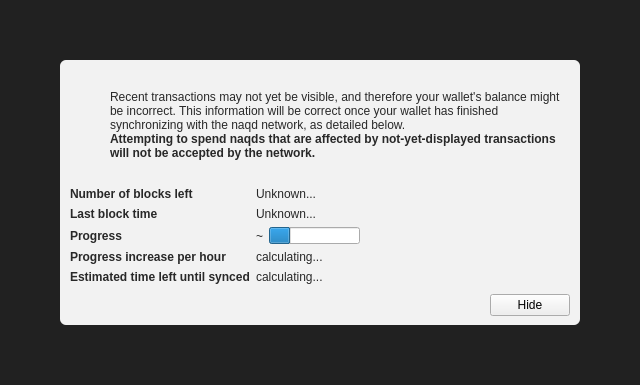
<?xml version="1.0" encoding="UTF-8"?>
<ui version="4.0">
 <class>ModalOverlay</class>
 <widget class="ModalOverlay" name="ModalOverlay">
  <property name="geometry">
   <rect>
    <x>0</x>
    <y>0</y>
    <width>640</width>
    <height>385</height>
   </rect>
  </property>
  <property name="windowTitle">
   <string>Form</string>
  </property>
  <layout class="QVBoxLayout" name="verticalLayout" stretch="0">
   <property name="sizeConstraint">
    <enum>QLayout::SetDefaultConstraint</enum>
   </property>
   <property name="leftMargin">
    <number>0</number>
   </property>
   <property name="topMargin">
    <number>0</number>
   </property>
   <property name="rightMargin">
    <number>0</number>
   </property>
   <property name="bottomMargin">
    <number>0</number>
   </property>
   <item>
    <widget class="QWidget" name="bgWidget" native="true">
     <property name="styleSheet">
      <string notr="true">#bgWidget { background: rgba(0,0,0,220); }</string>
     </property>
     <layout class="QVBoxLayout" name="verticalLayoutMain" stretch="1">
      <property name="leftMargin">
       <number>60</number>
      </property>
      <property name="topMargin">
       <number>60</number>
      </property>
      <property name="rightMargin">
       <number>60</number>
      </property>
      <property name="bottomMargin">
       <number>60</number>
      </property>
      <item>
       <widget class="QWidget" name="contentWidget" native="true">
        <property name="styleSheet">
         <string notr="true">#contentWidget { background: rgba(255,255,255,240); border-radius: 6px; }

QLabel { color: rgb(40,40,40);  }</string>
        </property>
        <layout class="QVBoxLayout" name="verticalLayoutSub" stretch="1,0,0,0">
         <property name="spacing">
          <number>0</number>
         </property>
         <property name="leftMargin">
          <number>10</number>
         </property>
         <property name="topMargin">
          <number>10</number>
         </property>
         <property name="rightMargin">
          <number>10</number>
         </property>
         <property name="bottomMargin">
          <number>10</number>
         </property>
         <item>
          <layout class="QHBoxLayout" name="horizontalLayoutIconText" stretch="0,1">
           <property name="topMargin">
            <number>20</number>
           </property>
           <item>
            <layout class="QVBoxLayout" name="verticalLayoutIcon">
             <property name="leftMargin">
              <number>0</number>
             </property>
             <item>
              <widget class="QPushButton" name="warningIcon">
               <property name="enabled">
                <bool>false</bool>
               </property>
               <property name="text">
                <string/>
               </property>
               <property name="icon">
                <iconset>
                 <normaloff>:/icons/warning</normaloff>
                 <disabledoff>:/icons/warning</disabledoff>:/icons/warning</iconset>
               </property>
               <property name="iconSize">
                <size>
                 <width>48</width>
                 <height>48</height>
                </size>
               </property>
               <property name="flat">
                <bool>true</bool>
               </property>
              </widget>
             </item>
             <item>
              <spacer name="verticalSpacerWarningIcon">
               <property name="orientation">
                <enum>Qt::Vertical</enum>
               </property>
               <property name="sizeHint" stdset="0">
                <size>
                 <width>20</width>
                 <height>40</height>
                </size>
               </property>
              </spacer>
             </item>
            </layout>
           </item>
           <item>
            <layout class="QVBoxLayout" name="verticalLayoutInfoText">
             <property name="leftMargin">
              <number>0</number>
             </property>
             <property name="topMargin">
              <number>0</number>
             </property>
             <item>
              <widget class="QLabel" name="infoText">
               <property name="text">
                <string>Recent transactions may not yet be visible, and therefore your wallet's balance might be incorrect. This information will be correct once your wallet has finished synchronizing with the naqd network, as detailed below.</string>
               </property>
               <property name="textFormat">
                <enum>Qt::RichText</enum>
               </property>
               <property name="wordWrap">
                <bool>true</bool>
               </property>
              </widget>
             </item>
             <item>
              <widget class="QLabel" name="infoTextStrong">
               <property name="font">
                <font>
                 <weight>75</weight>
                 <bold>true</bold>
                </font>
               </property>
               <property name="text">
                <string>Attempting to spend naqds that are affected by not-yet-displayed transactions will not be accepted by the network.</string>
               </property>
               <property name="textFormat">
                <enum>Qt::RichText</enum>
               </property>
               <property name="wordWrap">
                <bool>true</bool>
               </property>
              </widget>
             </item>
             <item>
              <spacer name="verticalSpacerInTextSpace">
               <property name="orientation">
                <enum>Qt::Vertical</enum>
               </property>
               <property name="sizeHint" stdset="0">
                <size>
                 <width>20</width>
                 <height>40</height>
                </size>
               </property>
              </spacer>
             </item>
            </layout>
           </item>
          </layout>
         </item>
         <item>
          <spacer name="verticalSpacerAfterText">
           <property name="orientation">
            <enum>Qt::Vertical</enum>
           </property>
           <property name="sizeHint" stdset="0">
            <size>
             <width>20</width>
             <height>40</height>
            </size>
           </property>
          </spacer>
         </item>
         <item>
          <layout class="QFormLayout" name="formLayout">
           <property name="fieldGrowthPolicy">
            <enum>QFormLayout::FieldsStayAtSizeHint</enum>
           </property>
           <property name="horizontalSpacing">
            <number>6</number>
           </property>
           <property name="verticalSpacing">
            <number>6</number>
           </property>
           <property name="topMargin">
            <number>10</number>
           </property>
           <item row="0" column="0">
            <widget class="QLabel" name="labelNumberOfBlocksLeft">
             <property name="font">
              <font>
               <weight>75</weight>
               <bold>true</bold>
              </font>
             </property>
             <property name="text">
              <string>Number of blocks left</string>
             </property>
            </widget>
           </item>
           <item row="0" column="1">
            <widget class="QLabel" name="numberOfBlocksLeft">
             <property name="text">
              <string>Unknown...</string>
             </property>
            </widget>
           </item>
           <item row="1" column="0">
            <widget class="QLabel" name="labelLastBlockTime">
             <property name="font">
              <font>
               <weight>75</weight>
               <bold>true</bold>
              </font>
             </property>
             <property name="text">
              <string>Last block time</string>
             </property>
            </widget>
           </item>
           <item row="1" column="1">
            <widget class="QLabel" name="newestBlockDate">
             <property name="sizePolicy">
              <sizepolicy hsizetype="Maximum" vsizetype="Preferred">
               <horstretch>0</horstretch>
               <verstretch>0</verstretch>
              </sizepolicy>
             </property>
             <property name="text">
              <string>Unknown...</string>
             </property>
            </widget>
           </item>
           <item row="2" column="0">
            <widget class="QLabel" name="labelSyncDone">
             <property name="font">
              <font>
               <weight>75</weight>
               <bold>true</bold>
              </font>
             </property>
             <property name="text">
              <string>Progress</string>
             </property>
            </widget>
           </item>
           <item row="2" column="1">
            <layout class="QHBoxLayout" name="horizontalLayoutSync" stretch="0,1">
             <item>
              <widget class="QLabel" name="percentageProgress">
               <property name="text">
                <string notr="true">~</string>
               </property>
              </widget>
             </item>
             <item>
              <widget class="QProgressBar" name="progressBar">
               <property name="value">
                <number>24</number>
               </property>
               <property name="format">
                <string/>
               </property>
              </widget>
             </item>
            </layout>
           </item>
           <item row="4" column="0">
            <widget class="QLabel" name="labelProgressIncrease">
             <property name="font">
              <font>
               <weight>75</weight>
               <bold>true</bold>
              </font>
             </property>
             <property name="text">
              <string>Progress increase per hour</string>
             </property>
            </widget>
           </item>
           <item row="4" column="1">
            <widget class="QLabel" name="progressIncreasePerH">
             <property name="text">
              <string>calculating...</string>
             </property>
            </widget>
           </item>
           <item row="5" column="0">
            <widget class="QLabel" name="labelEstimatedTimeLeft">
             <property name="font">
              <font>
               <weight>75</weight>
               <bold>true</bold>
              </font>
             </property>
             <property name="text">
              <string>Estimated time left until synced</string>
             </property>
            </widget>
           </item>
           <item row="5" column="1">
            <widget class="QLabel" name="expectedTimeLeft">
             <property name="text">
              <string>calculating...</string>
             </property>
            </widget>
           </item>
          </layout>
         </item>
         <item>
          <layout class="QHBoxLayout" name="horizontalLayoutButtons">
           <property name="leftMargin">
            <number>10</number>
           </property>
           <property name="topMargin">
            <number>10</number>
           </property>
           <item>
            <spacer name="horizontalSpacer">
             <property name="orientation">
              <enum>Qt::Horizontal</enum>
             </property>
             <property name="sizeHint" stdset="0">
              <size>
               <width>40</width>
               <height>20</height>
              </size>
             </property>
            </spacer>
           </item>
           <item>
            <widget class="QPushButton" name="closeButton">
             <property name="text">
              <string>Hide</string>
             </property>
            </widget>
           </item>
          </layout>
         </item>
        </layout>
       </widget>
      </item>
     </layout>
    </widget>
   </item>
  </layout>
 </widget>
 <customwidgets>
  <customwidget>
   <class>ModalOverlay</class>
   <extends>QWidget</extends>
   <header>qt/modaloverlay.h</header>
   <container>1</container>
  </customwidget>
 </customwidgets>
 <resources/>
 <connections/>
</ui>
